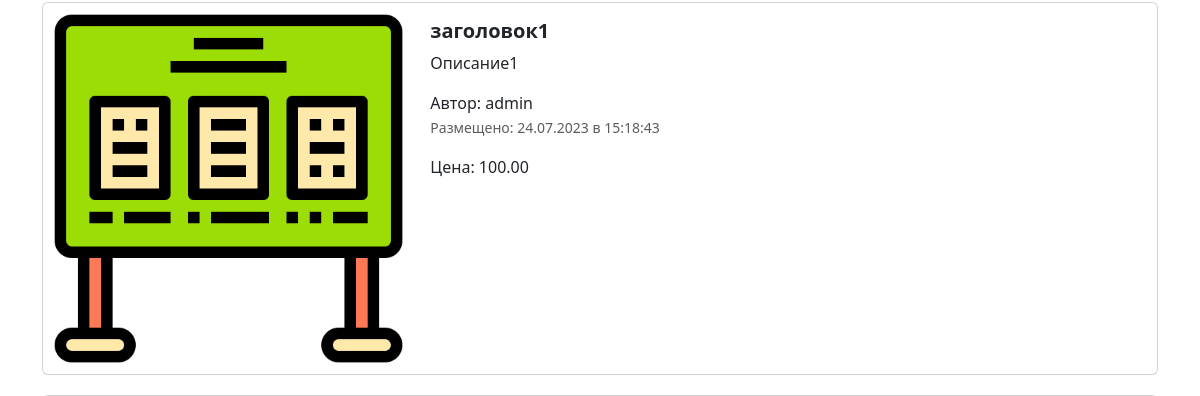
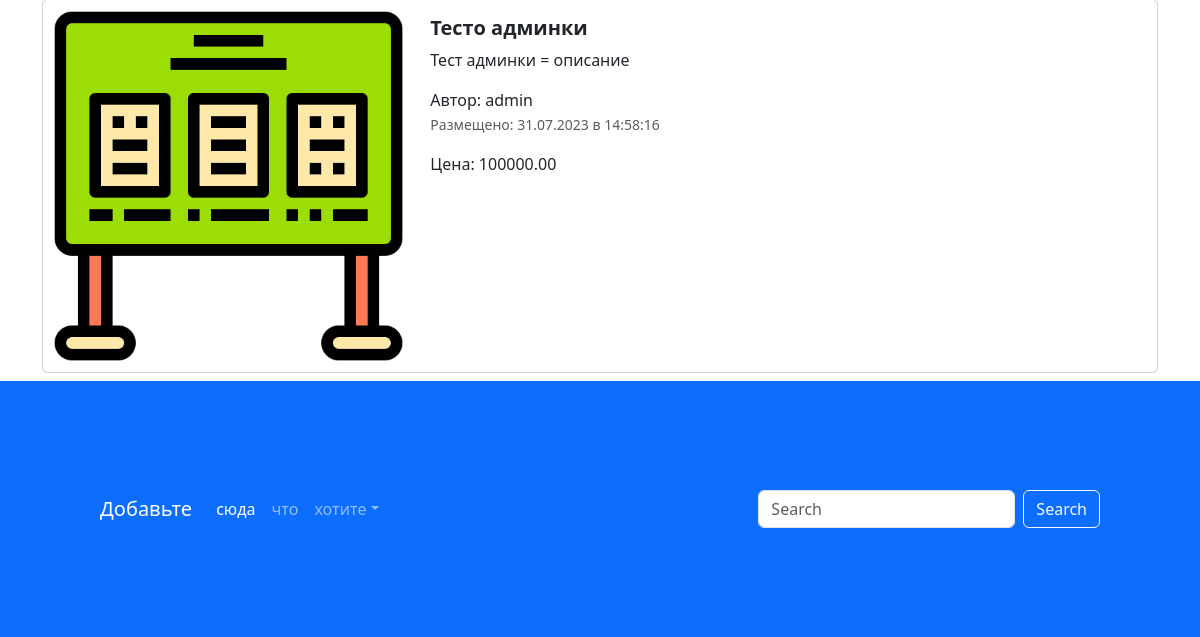
The app's page / (lower part), older data (2 pictures, top to bottom).
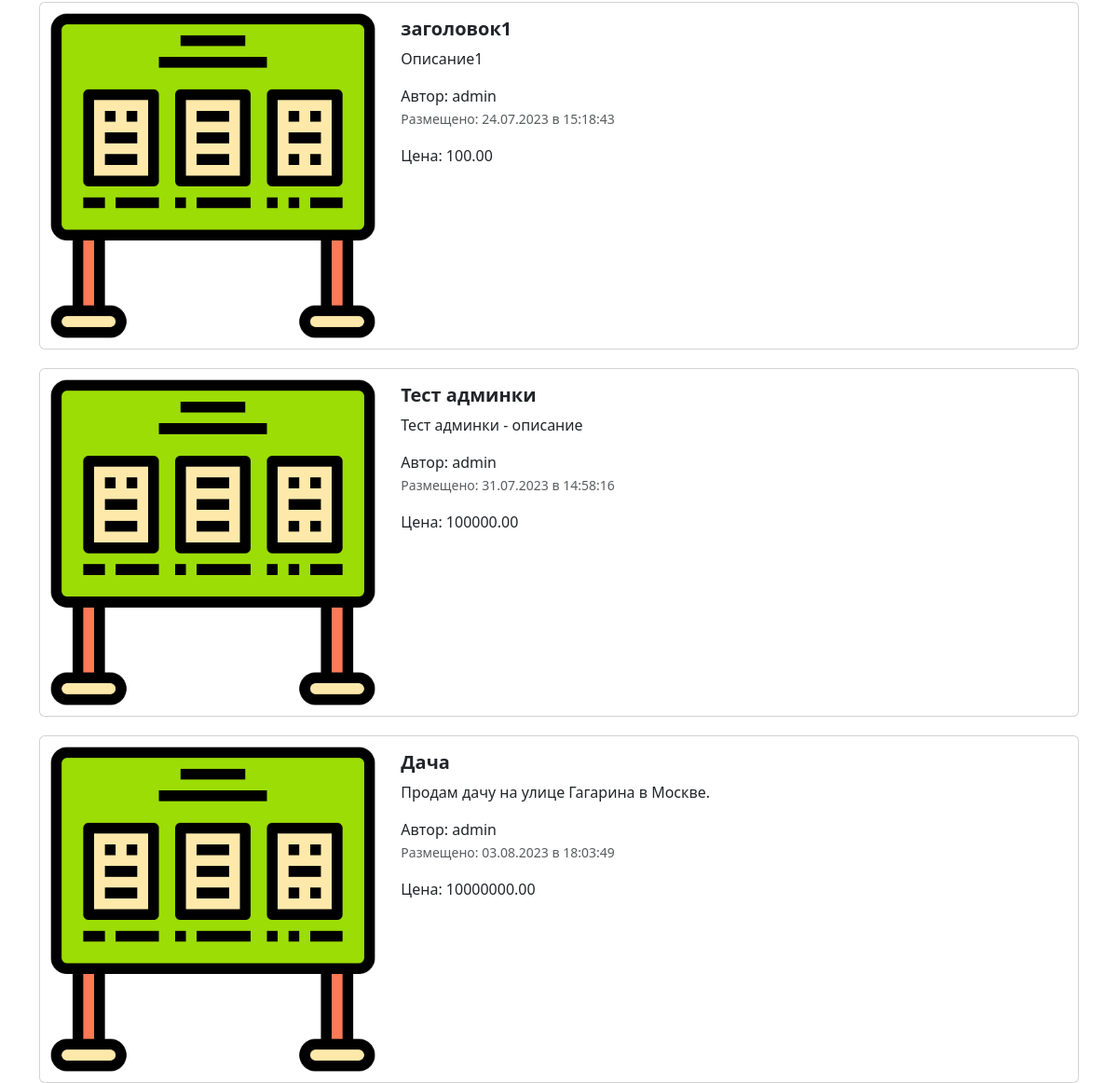
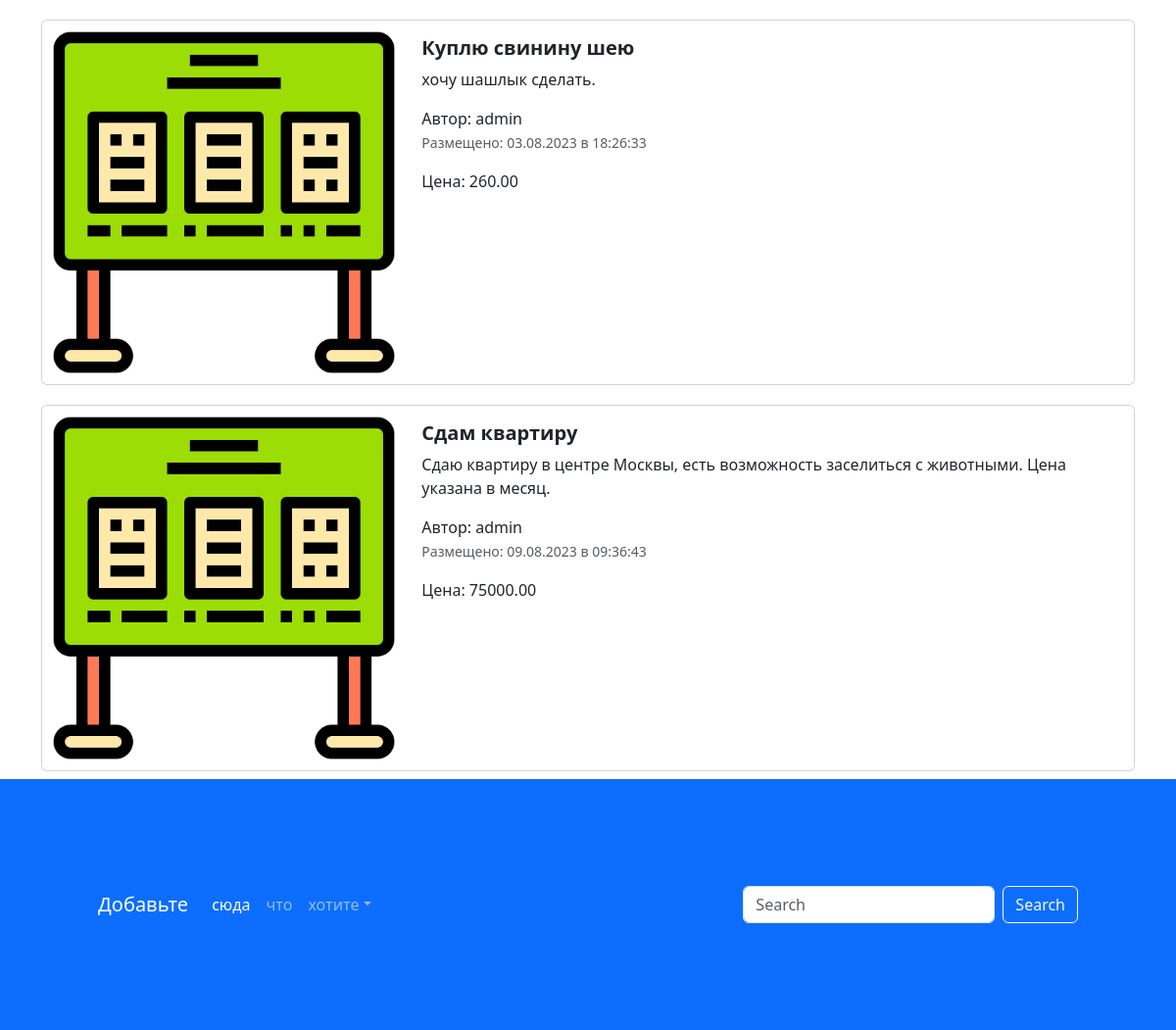
The same page, newer data (2 pictures, top to bottom).
### app_advertisements/models.py (models this page shows, shortened)
class Advertisements(models.Model):
    title = models.CharField("Заголовок", max_length=128)
    description = models.TextField("Описание")
    price = models.DecimalField("Цена", max_digits=10, decimal_places=2)
    auction = models.BooleanField("Торг", help_text="Отметьте, если торг уместен")
    created_time = models.DateTimeField(auto_now_add=True)
    updated_time = models.DateTimeField(auto_now=True)
    user = models.ForeignKey(User, verbose_name='Пользователь', on_delete=models.CASCADE)
    image = models.ImageField("Изображение", upload_to="advertisements/")
    @admin.display(description='Дата создания')
    def created_date(self):
        from django.utils import timezone
        if self.created_time.date() == timezone.now().date():
            creat_time = self.created_time.time().strftime("%H:%M:%S")
            return format_html('<span style="color: green; '
                               'font-weight: bold">Сегодня в '
                               '{}</span>', creat_time)
        return self.created_time.strftime("%d.%m.%Y в %H:%M:%S")
    class Meta:
        db_table = "advertisements"

### app_advertisements/views.py (the view)
# urls.py: path("", index, name='main-page'), #на запрос "" получаем ответ из функции index из views
def index(request):
    advertisements = Advertisements.objects.all() #результат - queryset(3)
    context = {'advertisements': advertisements}
    return render(request, 'app_adv/index.html', context)

### templates/app_adv/index.html (shortened to what this page needs)
{% extends 'base.html' %}
{% load static %}
{% block content %}
<div class="container">
  {% for adv in advertisements %}
  <div class="col">
    <div class="card mb-2" style="max-width: 1200px; margin-top: 20px;">
      <div class="row g-0">
        <div class="col-md-4">
          <a href="advertisement.html" class="nav-link">
            <img src="{% if adv.image %} {{ adv.image.url }} {% else %} {% static 'img/pic.png' %} {% endif %}" class="img-fluid rounded-start" alt="Card title">
          </a>
        </div>
        <div class="col-md-8">
          <div class="card-body">
            <h5 class="card-title">
              <a href="advertisement.html" class="nav-link"><strong>{{ adv.title }}</strong></a>
            </h5>
            <a href="advertisement.html" class="nav-link">
              <p class="card-text">{{ adv.description }}</p>
              <span>Автор: {{ adv.user }}</span>
              <p class="card-text"><small class="text-muted">Размещено: {{ adv.created_date }}</small></p>
              <span>Цена: {{ adv.price }}</span>
            </a>
          </div>
        </div>
      </div>
    </div>
  </div>
  {% endfor %}
</div>
<footer style="padding: 100px;" class="bg-primary">
  <nav class="navbar navbar-expand-sm navbar-dark">
    <a class="navbar-brand" href="#">Добавьте</a>
    <div class="collapse navbar-collapse" id="collapsibleNavId">
      <ul class="navbar-nav me-auto mt-2 mt-lg-0">
        <li class="nav-item">
          <a class="nav-link active" href="#" aria-current="page">сюда</a>
        </li>
        <li class="nav-item">
          <a class="nav-link" href="#">что</a>
        </li>
        <li class="nav-item dropdown">
          <a class="nav-link dropdown-toggle" href="#" id="dropdownId" data-bs-toggle="dropdown" aria-haspopup="true"
             aria-expanded="false">хотите</a>
        </li>
      </ul>
      <form class="d-flex my-2 my-lg-0">
        <input class="form-control me-sm-2" type="text" placeholder="Search">
        <button class="btn btn-outline-light my-2 my-sm-0" type="submit">Search</button>
      </form>
    </div>
  </nav>
</footer>
{% endblock %}

### templates/base.html (shortened to what this page needs)
<!DOCTYPE html>
{% load static %}
<html lang="en">
<head>
  <link href="{% static 'css/bootstrap.min.css' %}" rel="stylesheet">
  <link rel="stylesheet" href="{% static 'css/fontello.css' %}">
</head>
<body>
{% block content %}
{% endblock %}
</body>
</html>

Row changes from the older to the newer data that the page shows:
changed Advertisements: title "Тесто админки" → "Тест админки"; description "Тест админки = описание" → "Тест админки - описание"
added Advertisements: title "Дача", description "Продам дачу на улице Гагарина в Москве.", user "admin", created_date "03.08.2023 в 18:03:49", price "10000000.00"
added Advertisements: title "Куплю свинину шею", description "хочу шашлык сделать.", user "admin", created_date "03.08.2023 в 18:26:33", price "260.00"
added Advertisements: title "Сдам квартиру", description "Сдаю квартиру в центре Москвы, есть возможность заселиться с животными. Цена указана в месяц.", user "admin", created_date "09.08.2023 в 09:36:43", price "75000.00"
